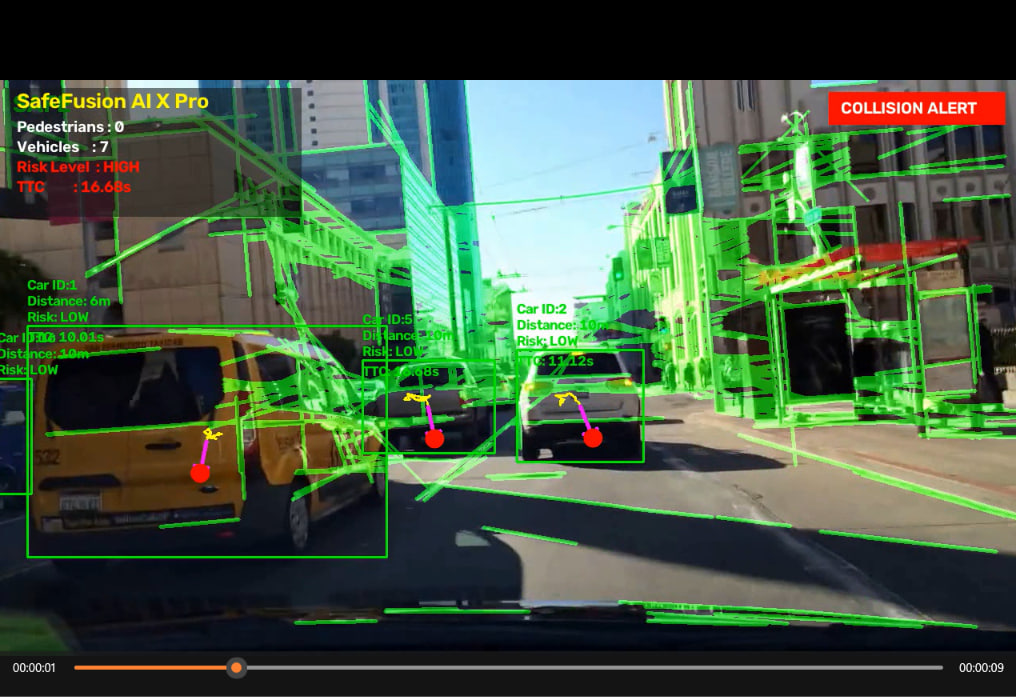
#> input picture 5h.jpg, 1017 x 697 px
$ python -i detector.py   (imports and definitions only)
#> lines starting #> are read from the running program, lines starting #| are printed output that depends on the picture
#> further down, picture is the input picture: shape (697, 1017, 3); mean B, G, R 65.9, 88.6, 67.5
import cv2
import os
import json
import time
import numpy as np
from ultralytics import YOLO

# [1 line not run here, left out]

# -------------------------------------------------
# SafeFusion AI X Pro
# Fast YOLO + ByteTrack + Lane Detection + HUD
# -------------------------------------------------

# Load YOLO model
# [1 line that did not run here, left out]

# Paths
input_video = "videos/input_video.mp4"
output_video = "output/detected_video.mp4"

# [8 lines not run here, left out]

# Video properties
# [1 line that did not run here, left out]
# [1 line that did not run here, left out]
# [1 line that did not run here, left out]

# Keep same resolution and FPS
fourcc = cv2.VideoWriter_fourcc(*"mp4v")
# [1 line that did not run here, left out]

# COCO classes
target_classes = {
    0: "Person",
    1: "Bicycle",
    2: "Car",
    3: "Motorcycle",
    5: "Bus",
    7: "Truck"
}

# Analytics
unique_persons = set()
unique_vehicles = set()
warned_objects = set()
previous_heights = {}
trajectory_history = {}

# Vehicle type counters
car_count = 0
truck_count = 0
bus_count = 0
motorcycle_count = 0
bicycle_count = 0

highest_risk = "LOW"
collision_warnings = 0
frame_count = 0
current_ttc = None


confidence_sum = 0.0
confidence_count = 0

# Faster processing
frame_skip = 2
frame_index = 0

def detect_lane(frame):
    gray = cv2.cvtColor(frame, cv2.COLOR_BGR2GRAY)
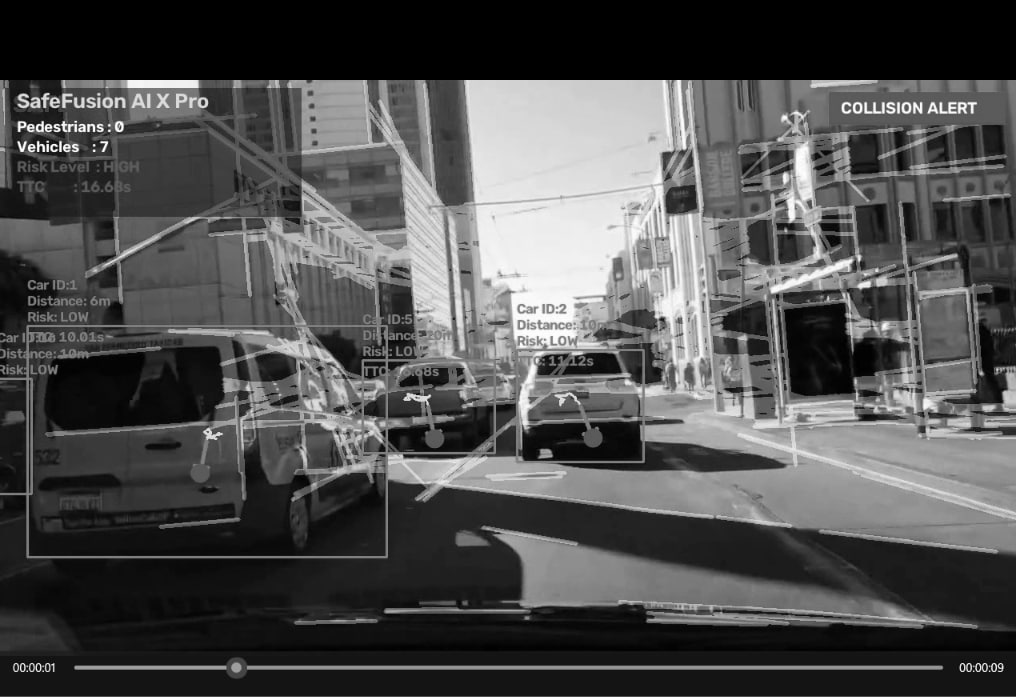
#> gray: shape (697, 1017); min 0, max 255, mean 79.7
    blur = cv2.GaussianBlur(gray, (5, 5), 0)
    edges = cv2.Canny(blur, 50, 150)
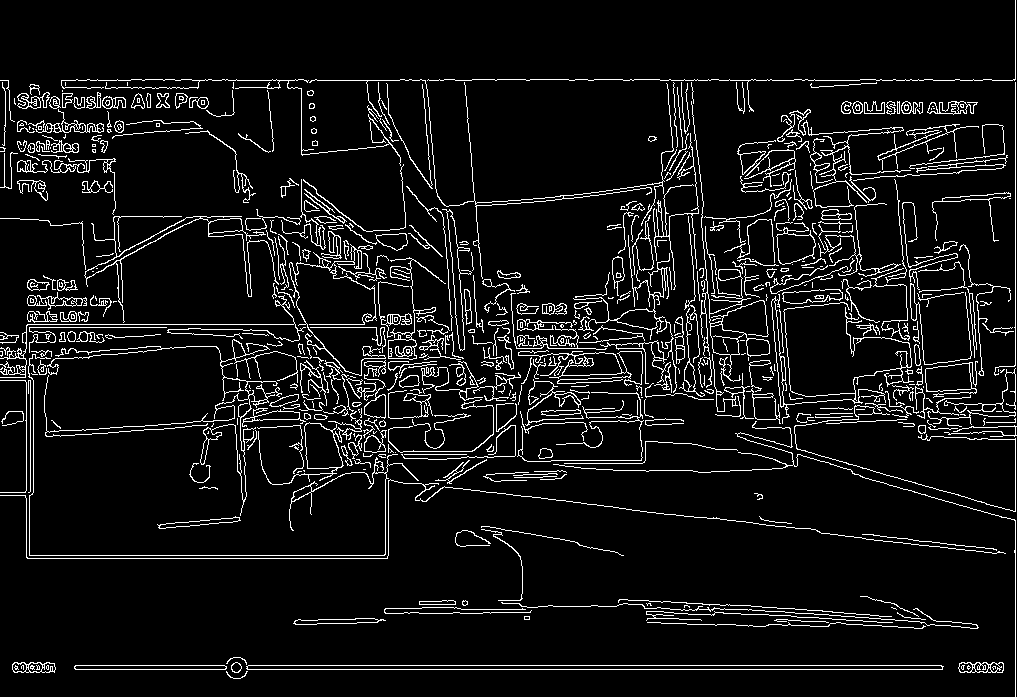
#> edges: shape (697, 1017); 7.3% white in thin lines or dots

    lines = cv2.HoughLinesP(
        edges,
        1,
        np.pi / 180,
        threshold=50,
        minLineLength=80,
        maxLineGap=30,
    )
#> lines = 563 rows, first 6: [12, 665, 1015, 665], [12, 669, 1015, 669], [1015, 696, 1015, 0], [569, 80, 1014, 80], [27, 324, 588, 324], [447, 327, 602, 327]

    lane_mask = np.zeros_like(frame)

    if lines is not None:
        for line in lines:
            # Works for all OpenCV versions
            x1, y1, x2, y2 = line.reshape(4)

            cv2.line(
                lane_mask,
                (x1, y1),
                (x2, y2),
                (0, 255, 0),
                3,
            )
#> this loop made 563 passes
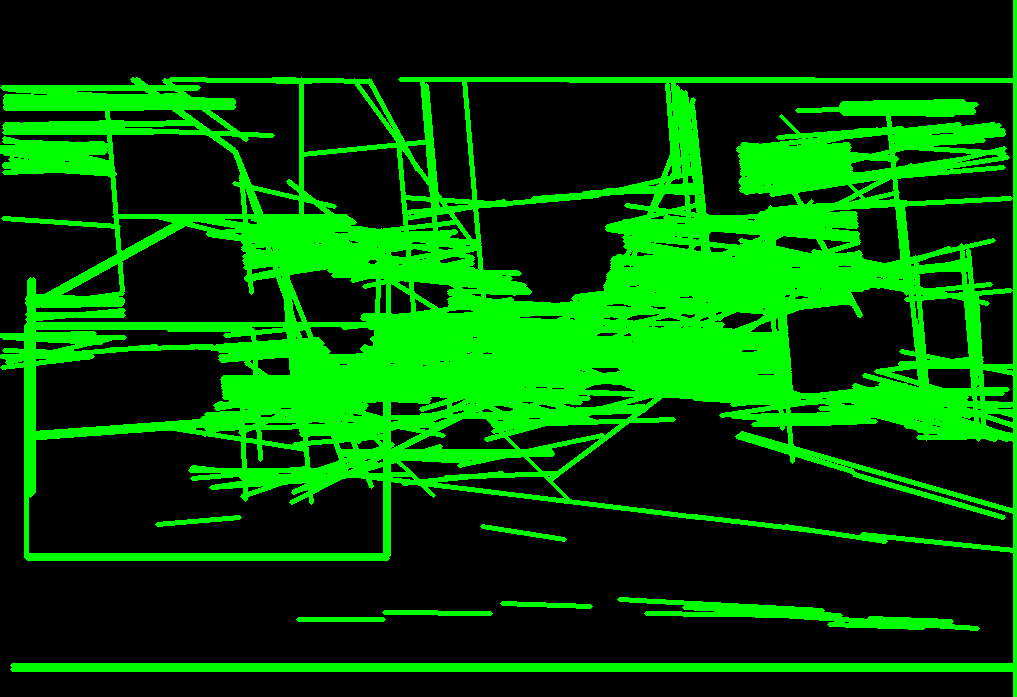
#> lane_mask: shape (697, 1017, 3); mean of channels 0, 1, 2 0, 77, 0; drawn as B, G, R

    return lane_mask
# -------------------------------------------------
# Video Processing Loop
# -------------------------------------------------
# [330 lines not run here, left out]
avg_conf = (
    round((confidence_sum / confidence_count) * 100, 1)
    if confidence_count > 0
    else 0.0
)

# [19 lines that did not run here, left out]

# [8 lines not run here, left out]

>>> import cv2
>>> picture = cv2.imread('5h.jpg')
>>> result = detect_lane(picture)
